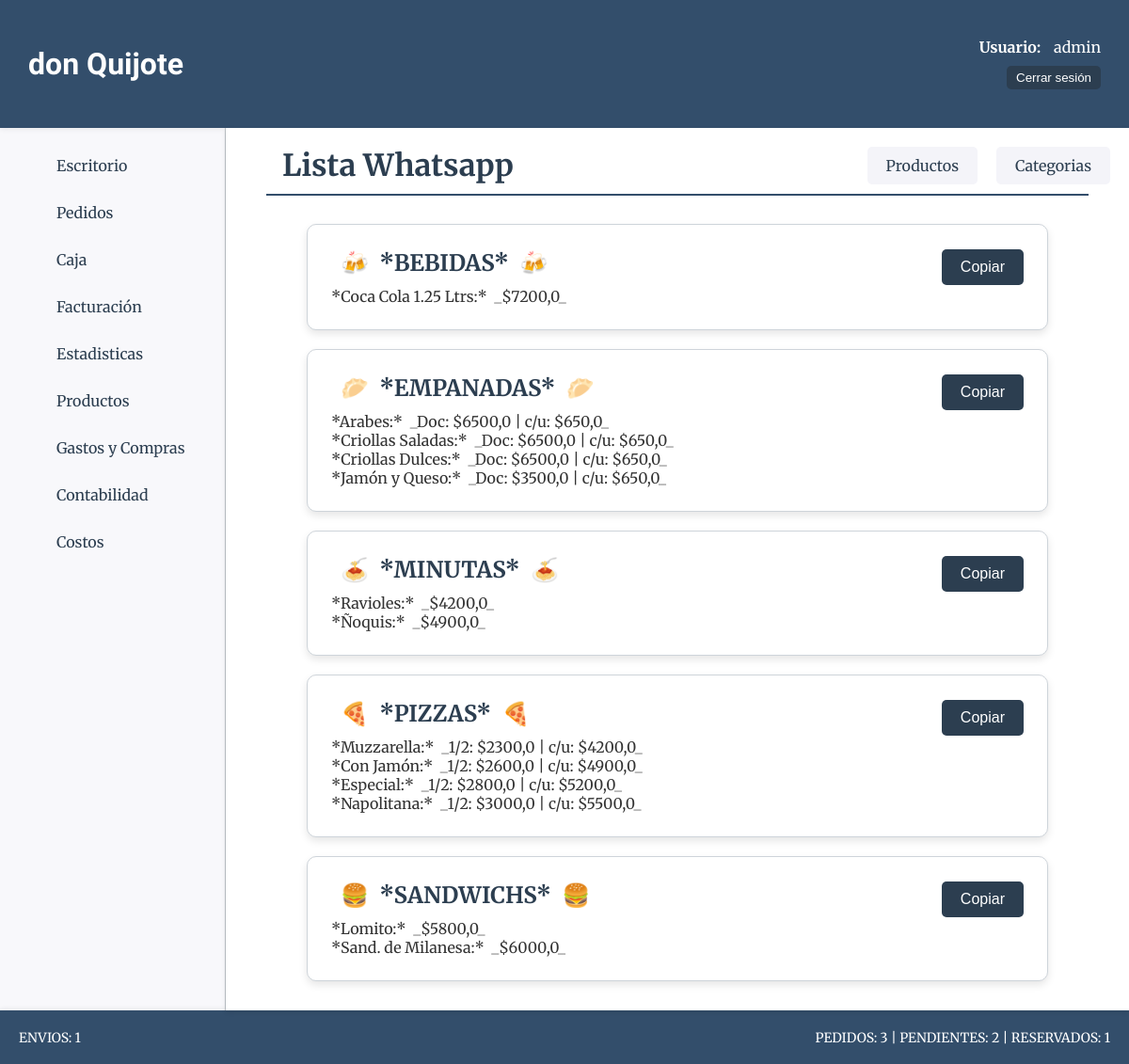
The app's page /productos/lista_wa (signed in), older data.
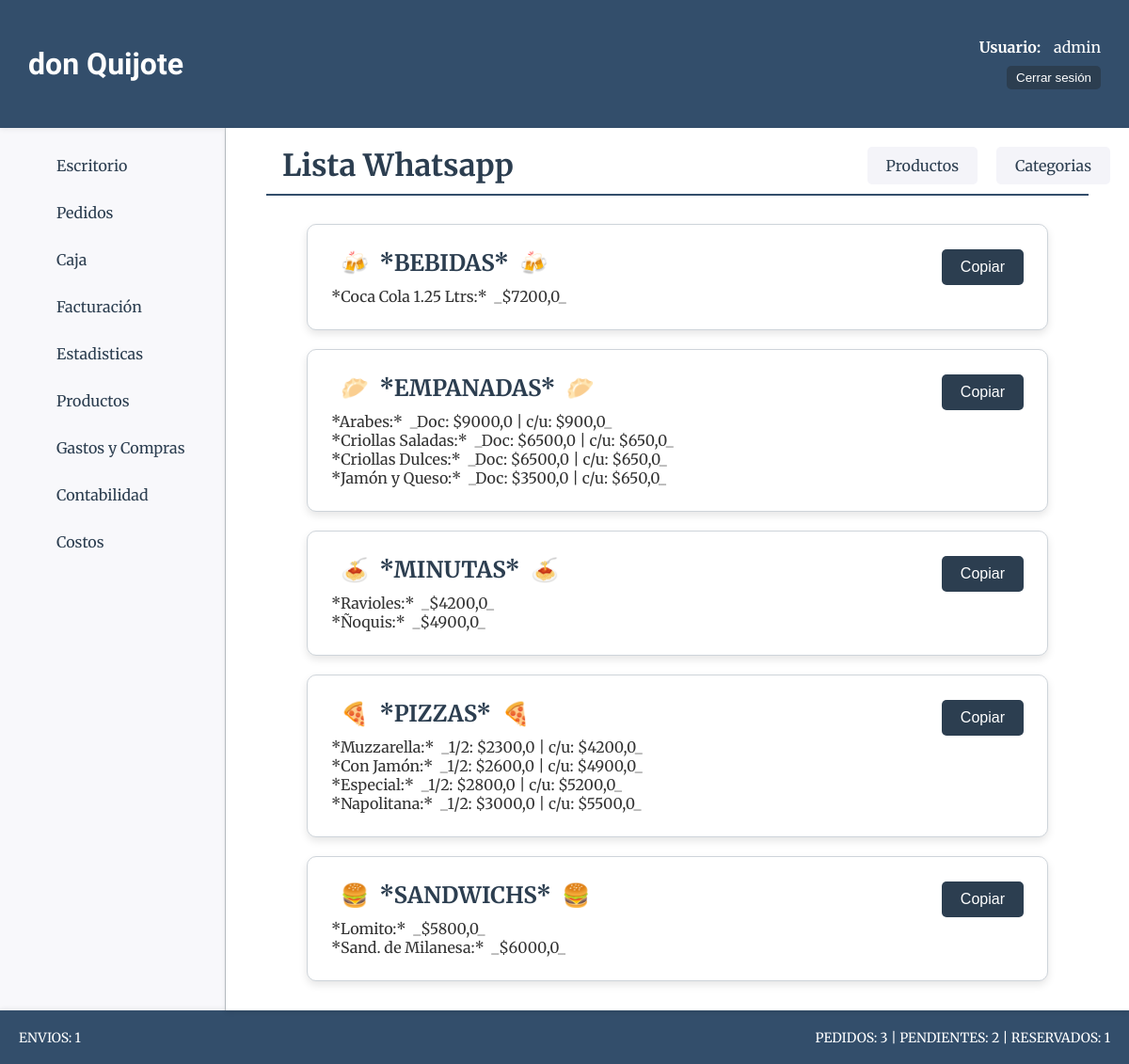
The same page, newer data.
### productos/models.py (models this page shows, shortened)
class Producto(models.Model):
    nombre=models.CharField(max_length=50, verbose_name="Nombre")
    categoria=models.ForeignKey(ProductoCategoria, on_delete=models.CASCADE, verbose_name="Categoría")
    descripcion=models.CharField(max_length=200, blank=True, null=True, verbose_name="Descripción")
    precio_unit=models.FloatField(verbose_name="P. Unitario")
    precio_media=models.FloatField(blank=True, null=True, verbose_name="P. Media")
    precio_doc=models.FloatField(blank=True, null=True, verbose_name="P. Docena")

### productos/views.py (the view)
# urls.py: path("lista_wa", views.lista_wa, name="lista_wa"),
@login_required
def lista_wa(request):
    productos = Producto.objects.select_related('categoria').order_by('categoria__nombre').all()
    context = {
        'object_list': productos
    }
    return render(request, 'productos/lista_wa.html', context)

### core/context_processors.py (called while the page is built)
def counter_pedidos(request):
    cant_pedidos = Pedido.objects.all().count()
    cant_entregados = Pedido.objects.filter(estado='entregado').count()
    cant_pendientes = Pedido.objects.filter(estado='pendiente').count()
    cant_reservados = Pedido.objects.filter(estado='reservado').count()
    cant_cancelado = Pedido.objects.filter(estado='cancelado').count()
    cant_pedidos = Pedido.objects.all().count() - cant_cancelado
    cant_envios = Pedido.objects.filter(forma_entrega__precio__gt=0).count() - cant_cancelado - cant_reservados
    return {
        'cant_pedidos':cant_pedidos,
        "cant_entregados":cant_entregados,
        "cant_pendientes":cant_pendientes,
        "cant_reservados":cant_reservados,
        "cant_envios":cant_envios
        }

### productos/templates/productos/lista_wa.html (shortened to what this page needs)
{% extends 'core/base.html' %}
{% load static %}
{% block css %}
    <link rel="stylesheet" href="{% static 'productos/css/styles.css' %}">
{% endblock css %}
{% block titulo %}
    {% include 'core/components/encabezado.html' with titulo_texto="Lista Whatsapp" %}
{% endblock titulo %}
{% block main %}
    {% regroup object_list by categoria.nombre as categorias %}
    <section class="categorias-container">
        {% for categoria in categorias %}
        <div class="card card-wa">
            <div class="titulo-opciones-container">
                {% if categoria.grouper == "Pizzas" %}
                    <h1 class="categoria-titulo">🍕 &nbsp;*{{ categoria.grouper|upper }}* &nbsp;🍕</h1>
                {% elif categoria.grouper == "Empanadas" %}
                    <h1 class="categoria-titulo">🥟 &nbsp;*{{ categoria.grouper|upper }}*&nbsp; 🥟</h1>
                {% elif categoria.grouper == "Sandwichs" %}
                    <h1 class="categoria-titulo">🍔 &nbsp;*{{ categoria.grouper|upper }}*&nbsp; 🍔</h1>
                {% elif categoria.grouper == "Minutas" %}
                    <h1 class="categoria-titulo">🍝 &nbsp;*{{ categoria.grouper|upper }}*&nbsp; 🍝</h1>
                {% elif categoria.grouper == "Bebidas" %}
                    <h1 class="categoria-titulo">🍻 &nbsp;*{{ categoria.grouper|upper }}*&nbsp; 🍻</h1>
                {% elif categoria.grouper == "Postres" %}
                    <h1 class="categoria-titulo">🍮 &nbsp;*{{ categoria.grouper|upper }}*&nbsp; 🍮</h1>
                {% elif categoria.grouper == "Promos" %}
                    <h1 class="categoria-titulo">✨ &nbsp;*{{ categoria.grouper|upper }}*&nbsp; ✨</h1>
                {% elif categoria.grouper == "Sabores Patrios" %}
                    <h1 class="categoria-titulo">🇦🇷 &nbsp;*{{ categoria.grouper|upper }}*&nbsp; 🇦🇷</h1>
                {% endif %}
                <button class="btn-success" onclick="copiarAlPortapapeles(this)">Copiar</button>
            </div>
            <div class="categoria-info">
                {% for producto in categoria.list %}
                    {% if producto.precio_doc %}
                        <p>*{{ producto.nombre }}:*&nbsp; _Doc: ${{producto.precio_doc}} | c/u: ${{producto.precio_unit}}_</p>
                    {% elif producto.precio_media %}
                        <p>*{{ producto.nombre }}:*&nbsp; _1/2: ${{producto.precio_media}} | c/u: ${{producto.precio_unit}}_</p>
                    {% else %}
                        <p>*{{ producto.nombre }}:*&nbsp; _${{producto.precio_unit}}_</p>
                    {% endif %}
                {% endfor %}
            </div>
        </div>
        {% endfor %}
    </section>
{% endblock main %}

Row changes from the older to the newer data that the page shows:
changed Producto "Arabes": precio_doc "6500,0" → "9000,0"; precio_unit "650,0" → "900,0"
